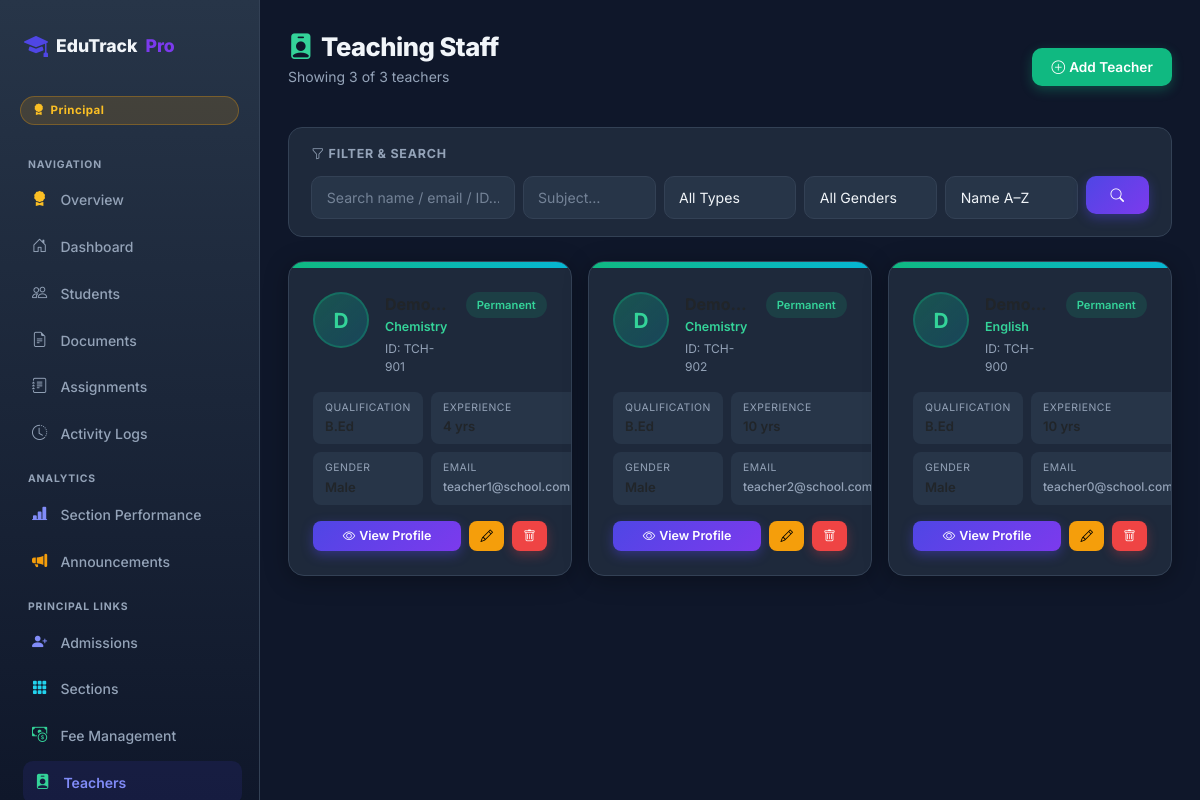
/teachers/ (signed in), run on the app's committed database.
### students/models.py (models this page shows, shortened)
class UserProfile(models.Model):
    user = models.OneToOneField(User, on_delete=models.CASCADE, related_name='profile')
    role = models.CharField(max_length=20, choices=ROLE_CHOICES, default=ROLE_STUDENT)

class Teacher(models.Model):
    GENDER_CHOICES = [('M', 'Male'), ('F', 'Female'), ('O', 'Other')]
    QUALIFICATION_CHOICES = [
        ('B.Ed',  'B.Ed'),
        ('M.Ed',  'M.Ed'),
        ('PhD',   'PhD'),
        ('B.Sc',  'B.Sc'),
        ('M.Sc',  'M.Sc'),
        ('B.A',   'B.A'),
        ('M.A',   'M.A'),
        ('Other', 'Other'),
    ]
    EMPLOYMENT_CHOICES = [
        ('permanent',  'Permanent'),
        ('contract',   'Contract'),
        ('visiting',   'Visiting'),
        ('probation',  'Probation'),
    ]
    employee_id   = models.CharField(max_length=20, unique=True)
    name          = models.CharField(max_length=200)
    email         = models.EmailField(unique=True)
    phone         = models.CharField(max_length=15, blank=True, null=True)
    gender        = models.CharField(max_length=1, choices=GENDER_CHOICES, default='M')
    date_of_birth = models.DateField(null=True, blank=True)
    address       = models.TextField(blank=True, null=True)
    subject       = models.CharField(max_length=200)
    classes_taught= models.CharField(max_length=500, blank=True, null=True,
                                     help_text='Comma-separated class names')
    qualification = models.CharField(max_length=20, choices=QUALIFICATION_CHOICES, default='B.Ed')
    experience_yrs= models.IntegerField(default=0, help_text='Years of experience')
    specialization= models.CharField(max_length=300, blank=True, null=True)
    employment_type = models.CharField(max_length=20, choices=EMPLOYMENT_CHOICES, default='permanent')
    date_joined     = models.DateField(null=True, blank=True)
    salary          = models.DecimalField(max_digits=10, decimal_places=2, null=True, blank=True)
    bio             = models.TextField(blank=True, null=True)
    achievements    = models.TextField(blank=True, null=True)
    profile_picture = models.ImageField(upload_to='teacher_profiles/', null=True, blank=True)
    user = models.OneToOneField(User, on_delete=models.SET_NULL, null=True, blank=True, related_name='teacher_profile')
    created_at = models.DateTimeField(auto_now_add=True, null=True)
    @property
    def gender_label(self):
        return dict(self.GENDER_CHOICES).get(self.gender, self.gender)

### students/views.py (the view)
    def wrapper(request, *args, **kwargs):
        if not request.user.is_authenticated:
            return redirect('landing')
        role = get_role(request)
        if role != ROLE_PRINCIPAL and not request.user.is_superuser:
            messages.error(request, 'Access denied. Principal login required.')
            return redirect('landing')
        return view_fn(request, *args, **kwargs)

### students/templates/students/teacher_list.html (shortened to what this page needs)
{% extends 'students/base_auth.html' %}
{% block content %}
<div class="d-flex align-items-center justify-content-between mb-4 flex-wrap gap-3">
  <div>
    <h1 style="font-size:1.6rem;font-weight:800;margin:0;letter-spacing:-0.02em;">
      <i class="bi bi-person-badge-fill me-2" style="color:#34d399;"></i>Teaching Staff
    </h1>
    <p style="color:var(--muted);font-size:0.875rem;margin-top:0.2rem;">
      Showing {{ shown_count }} of {{ total_count }} teachers
    </p>
  </div>
  <a href="{% url 'add_teacher' %}" class="btn btn-success" id="add-teacher-btn">
    <i class="bi bi-plus-circle me-1"></i>Add Teacher
  </a>
</div>
<form method="get" class="filter-panel mb-4">
  <div class="filter-title"><i class="bi bi-funnel me-1"></i>Filter &amp; Search</div>
  <div class="row g-2">
    <div class="col-md-3">
      <input type="text" name="q" class="form-control" placeholder="Search name / email / ID…" value="{{ request.GET.q }}"/>
    </div>
    <div class="col-md-2">
      <input type="text" name="subject" class="form-control" placeholder="Subject…" value="{{ request.GET.subject }}"/>
    </div>
    <div class="col-md-2">
      <select name="emp_type" class="form-select">
        <option value="">All Types</option>
      </select>
    </div>
    <div class="col-md-2">
      <select name="gender" class="form-select">
        <option value="">All Genders</option>
      </select>
    </div>
    <div class="col-md-2">
      <select name="sort" class="form-select">
        <option value="name" {% if request.GET.sort == 'name' %}selected{% endif %}>Name A–Z</option>
      </select>
    </div>
    <div class="col-md-1">
      <button type="submit" class="btn btn-primary w-100" id="teacher-filter-btn"><i class="bi bi-search"></i></button>
    </div>
  </div>
</form>
<div class="row g-3">
  {% for t in teachers %}
  <div class="col-md-6 col-lg-4">
    <div class="card h-100" style="border-radius:16px;transition:transform 0.25s,box-shadow 0.25s;overflow:hidden;">
      <div style="position:relative;">
        <div style="height:6px;background:linear-gradient(90deg,#10b981,#06b6d4);"></div>
        <div class="card-body">
          <div style="display:flex;align-items:flex-start;gap:1rem;margin-bottom:1rem;">
            {% if t.profile_picture %}
              <img src="{{ t.profile_picture.url }}" style="width:56px;height:56px;border-radius:50%;object-fit:cover;flex-shrink:0;border:2px solid rgba(16,185,129,0.4);" alt="{{ t.name }}"/>
            {% else %}
              <div style="width:56px;height:56px;border-radius:50%;background:linear-gradient(135deg,rgba(16,185,129,0.3),rgba(6,182,212,0.2));display:flex;align-items:center;justify-content:center;font-size:1.3rem;font-weight:700;color:#34d399;flex-shrink:0;border:2px solid rgba(16,185,129,0.3);">
                {{ t.name|first|upper }}
              </div>
            {% endif %}
            <div style="flex:1;min-width:0;">
              <div style="font-weight:700;font-size:1rem;margin-bottom:0.15rem;white-space:nowrap;overflow:hidden;text-overflow:ellipsis;">{{ t.name }}</div>
              <div style="font-size:0.78rem;color:#34d399;font-weight:600;">{{ t.subject }}</div>
              <div style="font-size:0.75rem;color:var(--muted);margin-top:0.15rem;">ID: {{ t.employee_id }}</div>
            </div>
            <span class="badge-custom {% if t.employment_type == 'permanent' %}badge-high{% elif t.employment_type == 'contract' %}badge-mid{% else %}badge-low{% endif %}" style="flex-shrink:0;font-size:0.7rem;">
              {{ t.get_employment_type_display }}
            </span>
          </div>
          <div style="display:grid;grid-template-columns:1fr 1fr;gap:0.5rem;margin-bottom:1rem;">
            <div style="background:var(--surface2);border-radius:8px;padding:0.5rem 0.75rem;">
              <div style="font-size:0.65rem;color:var(--muted);text-transform:uppercase;letter-spacing:.05em;">Qualification</div>
              <div style="font-size:0.82rem;font-weight:600;margin-top:0.1rem;">{{ t.qualification }}</div>
            </div>
            <div style="background:var(--surface2);border-radius:8px;padding:0.5rem 0.75rem;">
              <div style="font-size:0.65rem;color:var(--muted);text-transform:uppercase;letter-spacing:.05em;">Experience</div>
              <div style="font-size:0.82rem;font-weight:600;margin-top:0.1rem;">{{ t.experience_yrs }} yrs</div>
            </div>
            <div style="background:var(--surface2);border-radius:8px;padding:0.5rem 0.75rem;">
              <div style="font-size:0.65rem;color:var(--muted);text-transform:uppercase;letter-spacing:.05em;">Gender</div>
              <div style="font-size:0.82rem;font-weight:600;margin-top:0.1rem;">{{ t.gender_label }}</div>
            </div>
            <div style="background:var(--surface2);border-radius:8px;padding:0.5rem 0.75rem;">
              <div style="font-size:0.65rem;color:var(--muted);text-transform:uppercase;letter-spacing:.05em;">Email</div>
              <div style="font-size:0.75rem;font-weight:500;margin-top:0.1rem;white-space:nowrap;overflow:hidden;text-overflow:ellipsis;color:var(--muted);">{{ t.email }}</div>
            </div>
          </div>
          <div style="display:flex;gap:0.5rem;margin-top:auto;">
            <a href="{% url 'teacher_detail' t.pk %}" class="btn btn-sm btn-primary flex-fill" id="view-teacher-{{ t.pk }}">
              <i class="bi bi-eye me-1"></i>View Profile
            </a>
            <a href="{% url 'edit_teacher' t.pk %}" class="btn btn-sm btn-warning" id="edit-teacher-{{ t.pk }}">
              <i class="bi bi-pencil"></i>
            </a>
            <form method="post" action="{% url 'delete_teacher' t.pk %}" style="margin:0;" onsubmit="return confirm('Delete teacher {{ t.name }}?')">
              <button type="submit" class="btn btn-sm btn-danger" id="del-teacher-{{ t.pk }}"><i class="bi bi-trash"></i></button>
            </form>
          </div>
        </div>
      </div>
    </div>
  </div>
  {% endfor %}
</div>
{% endblock %}

### students/templates/students/base_auth.html (shortened to what this page needs)
<!DOCTYPE html>
<html lang="en">
<head>
  <link href="https://cdn.jsdelivr.net/npm/bootstrap@5.3.3/dist/css/bootstrap.min.css" rel="stylesheet" />
  <link href="https://cdn.jsdelivr.net/npm/bootstrap-icons@1.11.3/font/bootstrap-icons.css" rel="stylesheet" />
</head>
<body>
<div class="sidebar" id="sidebarEl">
  <div class="sidebar-inner">
    <a class="sidebar-brand" href="{% url 'landing' %}">
      <i class="bi bi-mortarboard-fill"></i>
      EduTrack<span class="dot">Pro</span>
    </a>
    {% if request.user.is_authenticated %}
      <span class="role-badge
        {% if user_role == 'principal' %}rb-principal
        {% elif user_role == 'teacher' %}rb-teacher
        {% elif user_role == 'staff'   %}rb-staff
        {% else %}rb-student{% endif %}">
        <i class="bi
          {% if user_role == 'principal' %}bi-award-fill
          {% elif user_role == 'teacher' %}bi-person-badge-fill
          {% elif user_role == 'staff'   %}bi-person-gear
          {% else %}bi-mortarboard-fill{% endif %}"></i>
        {{ user_role|title|default:'Student' }}
      </span>
    {% endif %}
    <nav class="sidebar-nav">
      <div class="nav-section-label">Navigation</div>
      {% if is_principal %}
        <a href="{% url 'principal_dashboard' %}" class="{% if request.resolver_match.url_name == 'principal_dashboard' %}active{% endif %}">
          <i class="bi bi-award-fill" style="color:#fbbf24;"></i> Overview
        </a>
      {% endif %}
      <a href="{% url 'dashboard' %}" class="{% if request.resolver_match.url_name == 'dashboard' %}active{% endif %}">
        <i class="bi bi-house-door"></i> Dashboard
      </a>
      {% if user_role != 'student' %}
      <a href="{% url 'students_list' %}" class="{% if request.resolver_match.url_name == 'students_list' %}active{% endif %}">
        <i class="bi bi-people"></i> Students
      </a>
      <a href="{% url 'documents_list' %}" class="{% if request.resolver_match.url_name == 'documents_list' %}active{% endif %}">
        <i class="bi bi-file-earmark-text"></i> Documents
      </a>
      <a href="{% url 'assignments_list' %}" class="{% if request.resolver_match.url_name == 'assignments_list' %}active{% endif %}">
        <i class="bi bi-journal-text"></i> Assignments
      </a>
      <a href="{% url 'logs_list' %}" class="{% if request.resolver_match.url_name == 'logs_list' %}active{% endif %}">
        <i class="bi bi-clock-history"></i> Activity Logs
      </a>
      {% endif %}
      {% if user_role == 'teacher' or user_role == 'principal' %}
      <div class="nav-section-label" style="margin-top:1rem;">Analytics</div>
      <a href="{% url 'section_performance' %}" class="{% if request.resolver_match.url_name == 'section_performance' %}active{% endif %}">
        <i class="bi bi-bar-chart-line-fill" style="color:#818cf8;"></i> Section Performance
      </a>
      <a href="{% url 'announcement_list' %}" class="{% if request.resolver_match.url_name == 'announcement_list' %}active{% endif %}">
        <i class="bi bi-megaphone-fill" style="color:#f59e0b;"></i> Announcements
      </a>
      {% endif %}
      {% if is_principal %}
        <div class="nav-section-label" style="margin-top:1rem;">Principal Links</div>
        <a href="{% url 'admission_list' %}" class="{% if 'admission' in request.resolver_match.url_name %}active{% endif %}">
          <i class="bi bi-person-plus-fill" style="color:#818cf8;"></i> Admissions
        </a>
        <a href="{% url 'section_list' %}" class="{% if 'section' in request.resolver_match.url_name %}active{% endif %}">
          <i class="bi bi-grid-3x3-gap-fill" style="color:#22d3ee;"></i> Sections
        </a>
        <a href="{% url 'fee_management' %}" class="{% if request.resolver_match.url_name == 'fee_management' %}active{% endif %}">
          <i class="bi bi-cash-coin" style="color:#34d399;"></i> Fee Management
        </a>
        <a href="{% url 'teacher_list' %}" class="{% if 'teacher' in request.resolver_match.url_name %}active{% endif %}">
          <i class="bi bi-person-badge-fill" style="color:#34d399;"></i> Teachers
        </a>
      {% endif %}
    </nav>
  </div>
</div>
<div class="main-wrap">
  {% block content %}{% endblock %}
</div>
</body>
</html>

### data on the page
UserProfile: role "Principal"
Teacher: name|first "D", subject "Chemistry", employee_id "TCH-901", employment_type "Permanent", email "teacher1@school.com"
Teacher: name|first "D", subject "Chemistry", employee_id "TCH-902", employment_type "Permanent", email "teacher2@school.com"
Teacher: name|first "D", subject "English", employee_id "TCH-900", employment_type "Permanent", email "teacher0@school.com"

### other printed values
{{ shown_count }} "3"
{{ total_count }} "3"
